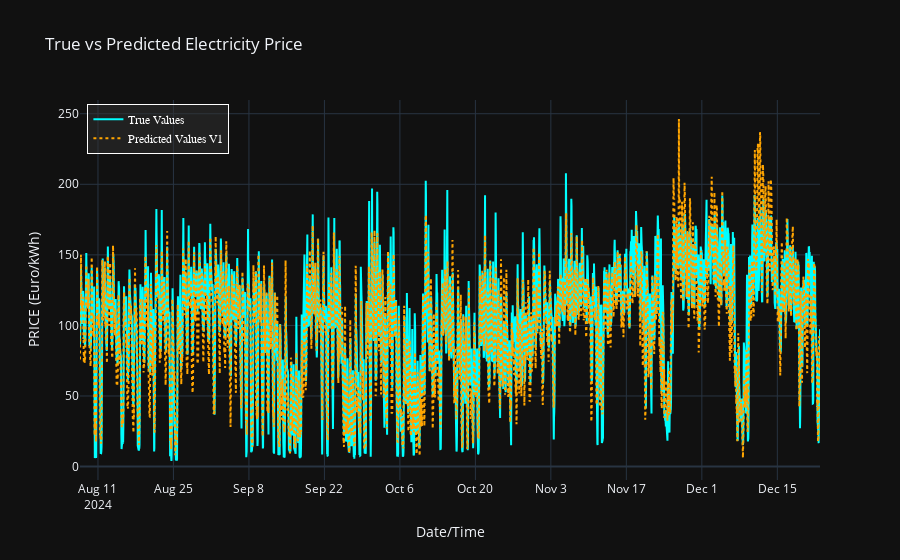

Notebook code for this chart:
### Code cell
# Create the figure
fig = go.Figure()

# Add the trace for the actual consumption (True Values)
fig.add_trace(go.Scatter(x=y_test.index, y=y_test, mode='lines', name='True Values',
                         line=dict(color='cyan', width=2)))  

# Add the trace for the predicted consumption (Predicted Values)
fig.add_trace(go.Scatter(x=y_test.index, y=y_predict_xgb, mode='lines', name='Predicted Values V1',
                         line=dict(color='orange', width=2, dash='dot')))  

# Update layout for a darker plot
fig.update_layout(
    title='True vs Predicted Electricity Price',
    xaxis_title='Date/Time',
    yaxis_title='PRICE (Euro/kWh)',
    template='plotly_dark',  # Dark theme
    hovermode='x unified',  # hover over to show values for both lines at a time
    legend=dict(
        x=0.01, y=0.99,  # position of legend
        traceorder='normal',
        font=dict(family="Arial", size=12, color="white"),  # Legend text white
        bgcolor='rgba(50, 50, 50, 0.5)',  # Slightly transparent dark grey
        bordercolor='white',
        borderwidth=1
    ),
)

# Show the plot
fig.show()

### Figure 1 — Plotly figure (JSON) as saved in the notebook; plotly's stock layout.template omitted (floating-point values rounded to 4 significant figures; data arrays with more than 128 entries replaced by an {"elided": "..."} marker saying what was removed)
{"data": [{"line": {"color": "cyan", "width": 2}, "mode": "lines", "name": "True Values", "type": "scatter", "x": {"elided": "3294 str values"}, "y": {"elided": "3294 float values"}}, {"line": {"color": "orange", "dash": "dot", "width": 2}, "mode": "lines", "name": "Predicted Values V1", "type": "scatter", "x": {"elided": "3294 str values"}, "y": {"elided": "3294 float values"}}], "layout": {"hovermode": "x unified", "legend": {"bgcolor": "rgba(50, 50, 50, 0.5)", "bordercolor": "white", "borderwidth": 1, "font": {"color": "white", "family": "Arial", "size": 12}, "traceorder": "normal", "x": 0.01, "y": 0.99}, "title": {"text": "True vs Predicted Electricity Price"}, "xaxis": {"title": {"text": "Date/Time"}}, "yaxis": {"title": {"text": "PRICE (Euro/kWh)"}}}}
